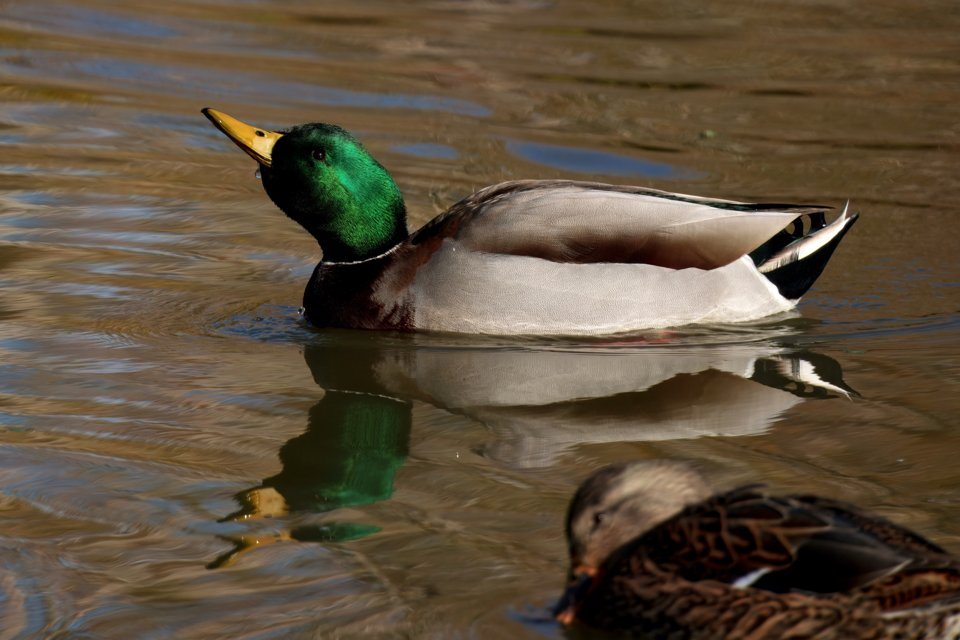
#> input picture tests/fixtures/photos/Mallard_drake_on_Union_Bay_Natural_Area.jpg, 960 x 640 px
$ python make-exif-fixture.py
#> lines starting #> are read from the running program, lines starting #| are printed output that depends on the picture
"""Writes mallard-exif-rotated.jpg: the Mallard fixture photo stored turned by 90 degrees, with the EXIF orientation 6
("turn it clockwise to show it"), the way a phone held upright stores its pictures. Every browser shows it upright, and so
must the engine: the end-to-end test checks that the picture the model sees is landscape and still a Mallard.

    .venv/bin/python tests/fixtures/vision/make-exif-fixture.py
"""
from pathlib import Path

from PIL import Image

HERE = Path(__file__).resolve().parent
source = Image.open(HERE.parents[1] / 'fixtures' / 'photos' / 'Mallard_drake_on_Union_Bay_Natural_Area.jpg')
#> source is the input picture: PIL image 960x640 RGB; mean R, G, B 94.3, 80.2, 61.2
exif = Image.Exif()
exif[0x0112] = 6
source.rotate(90, expand=True).save(HERE / 'mallard-exif-rotated.jpg', quality=90, exif=exif)
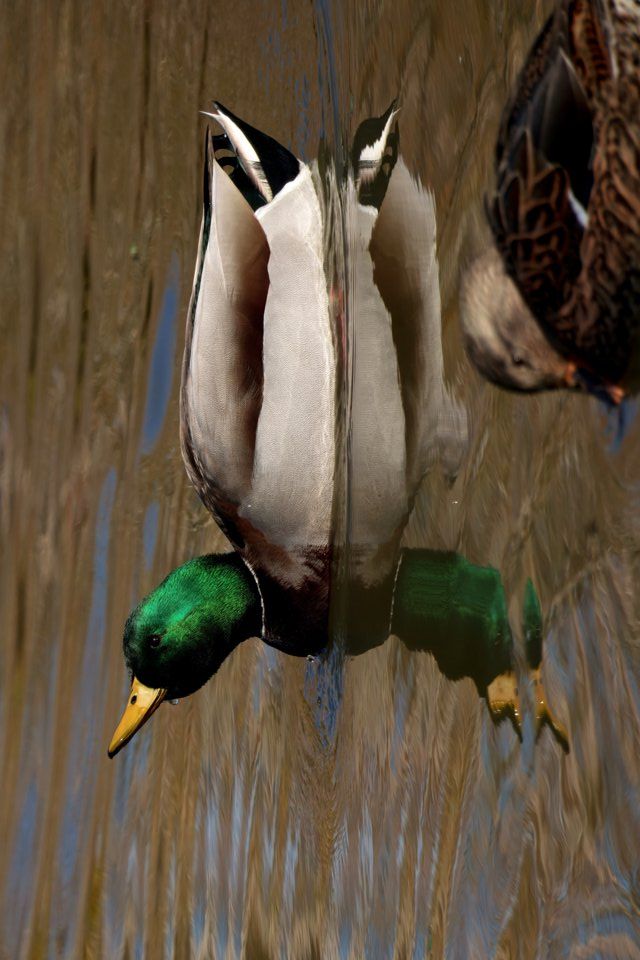
#> saved as mallard-exif-rotated.jpg: PIL image 640x960 RGB; mean R, G, B 94.3, 80.2, 61.2
print('wrote', HERE / 'mallard-exif-rotated.jpg')

$ run again, with tests/fixtures/photos/Common_kingfisher_at_Taipei_Zoo.jpg copied over tests/fixtures/photos/Mallard_drake_on_Union_Bay_Natural_Area.jpg
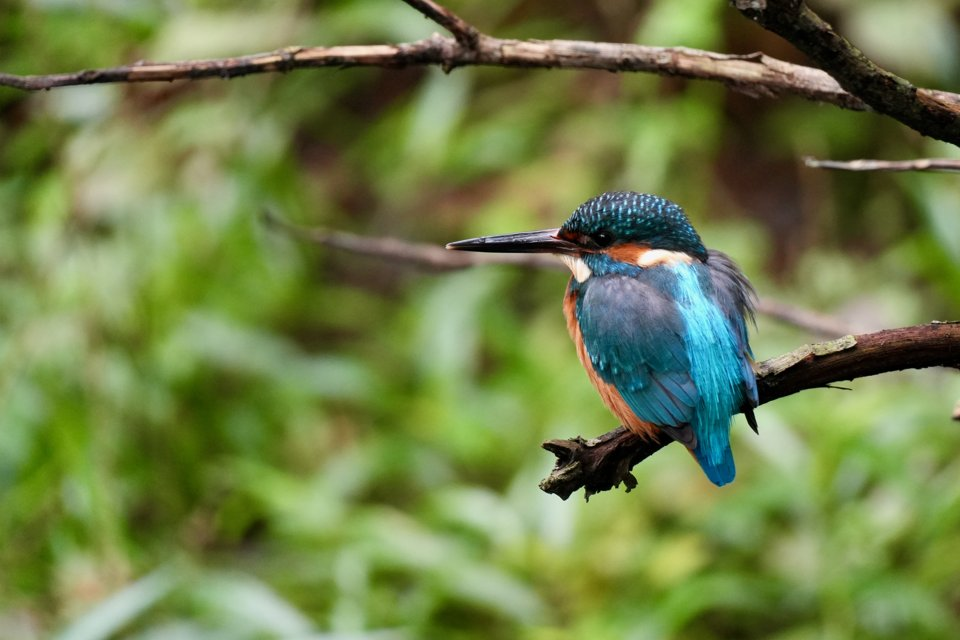
#> input picture tests/fixtures/photos/Common_kingfisher_at_Taipei_Zoo.jpg, 960 x 640 px
#> source is the input picture: PIL image 960x640 RGB; mean R, G, B 112.2, 127.6, 73
#> `source.rotate(90, expand=True).save(HERE / 'mallard-exif-rotated.jpg',..`:
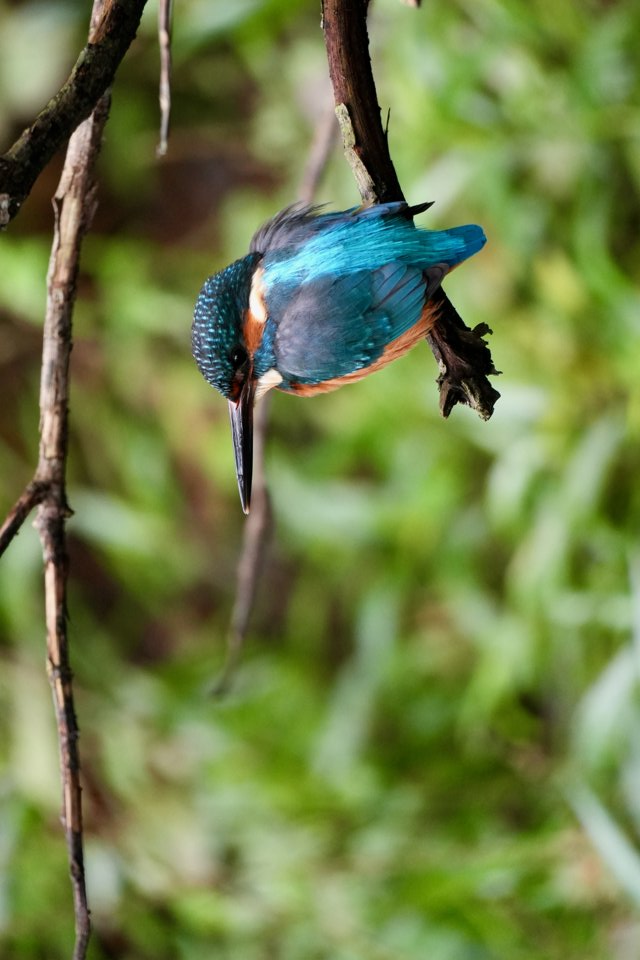
#> saved as mallard-exif-rotated.jpg: PIL image 640x960 RGB; mean R, G, B 112.2, 127.6, 73

$ run again, with tests/fixtures/photos/Cormorant_on_mooring_post_Lake_Como.jpg copied over tests/fixtures/photos/Mallard_drake_on_Union_Bay_Natural_Area.jpg
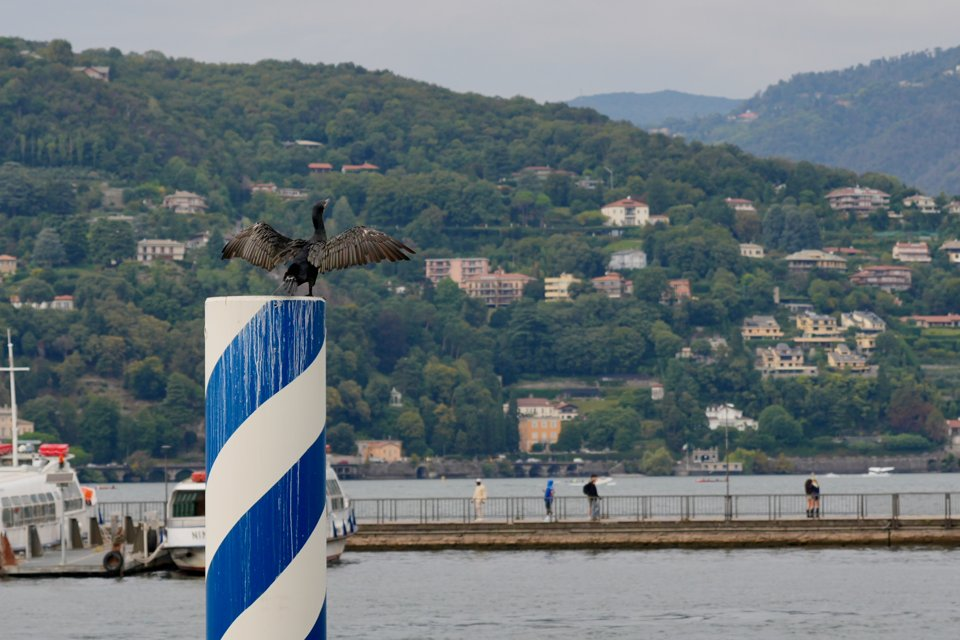
#> input picture tests/fixtures/photos/Cormorant_on_mooring_post_Lake_Como.jpg, 960 x 640 px
#> source is the input picture: PIL image 960x640 RGB; mean R, G, B 105.3, 115.2, 119.7
#> `source.rotate(90, expand=True).save(HERE / 'mallard-exif-rotated.jpg',..`:
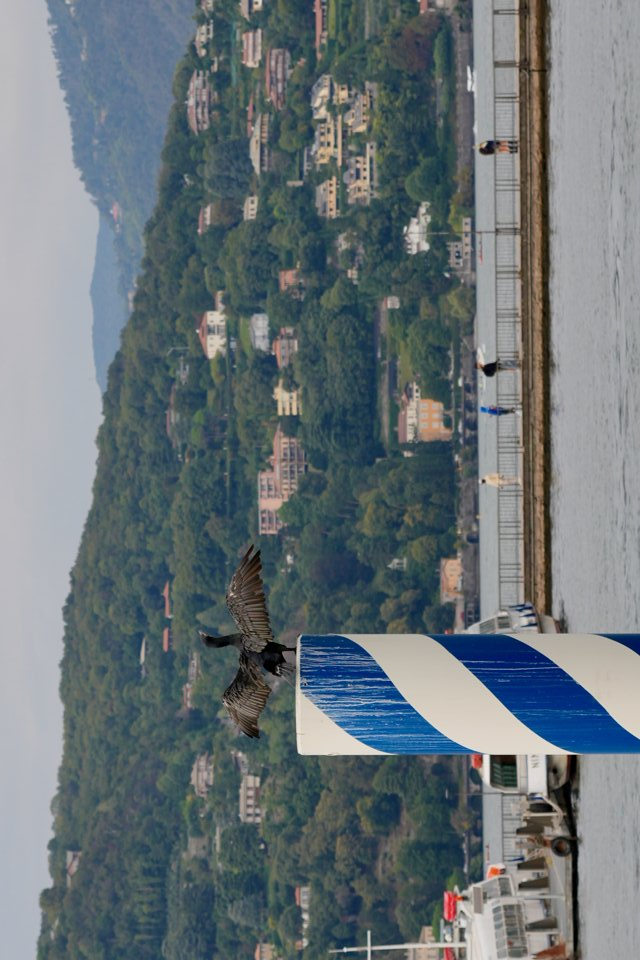
#> saved as mallard-exif-rotated.jpg: PIL image 640x960 RGB; mean R, G, B 105.3, 115.2, 119.7
